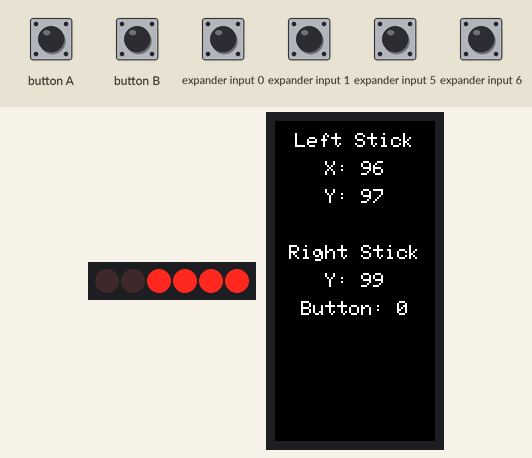
Recording of a program running on a simulated ESP32. On the bench: 6 port-expander outputs drawn as a row of LEDs (first output left, lit = HIGH), 80×160 colour display. Wiring (inferred from the names in the program): PCF8574 port expander at I2C address 0x38. Wiring (inferred from the signals the program sends): row of LEDs: on Q0, Q1, Q2, Q3, Q4, Q7. Inputs (shaded band) come from the test bench; at power-on: expander input 0, expander input 1, expander input 5, expander input 6 HIGH. WiFi joins after 1.5 s; servers stay silent unless stated; what the program prints to the serial monitor is not drawn.

Above: at 3.3 s.
3.4 s: button A pressed for 0.15 s
At 4.7 s:
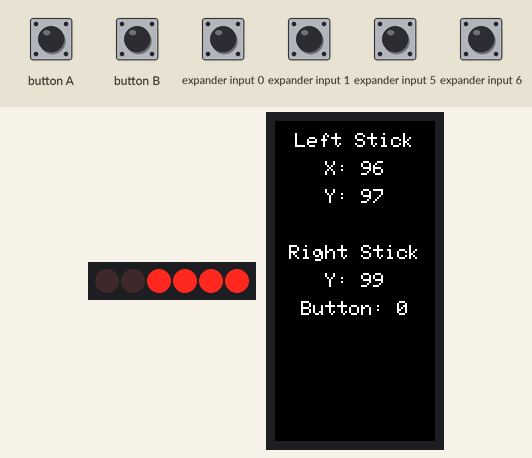
5.0 s: expander input 0 pulled LOW for 0.15 s
At 5.11 s:
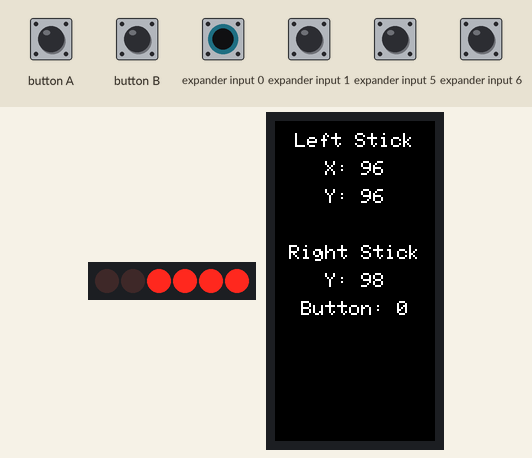
6.6 s: expander input 1 pulled LOW for 0.15 s
At 6.71 s:
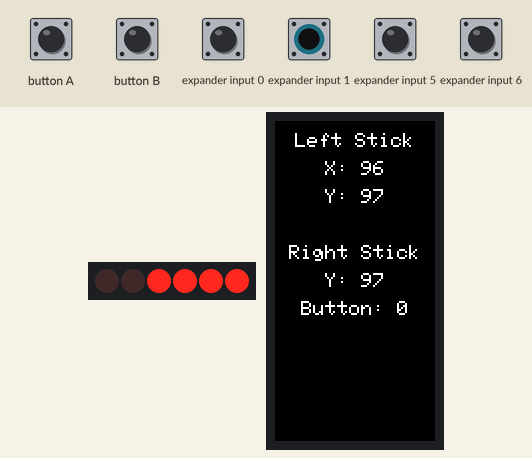
8.2 s: expander input 5 pulled LOW for 0.15 s
At 8.3 s:
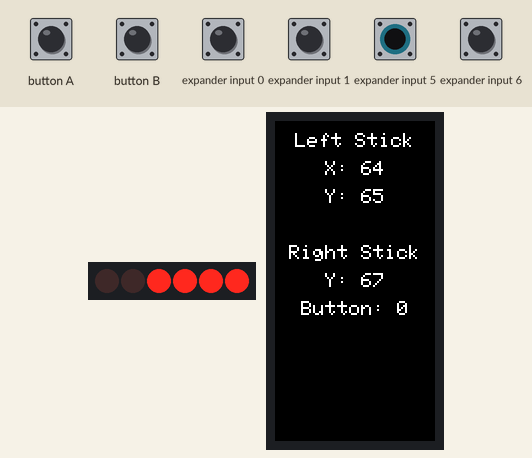
9.8 s: expander input 6 pulled LOW for 0.15 s
At 9.9 s:
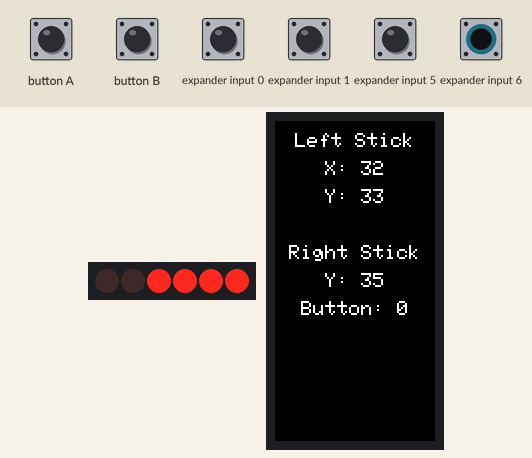
11.4 s: expander input 6 pulled LOW for 1 s
Timing chart, 0 to 14.4 s (numbered marks = the images above; inputs shaded):
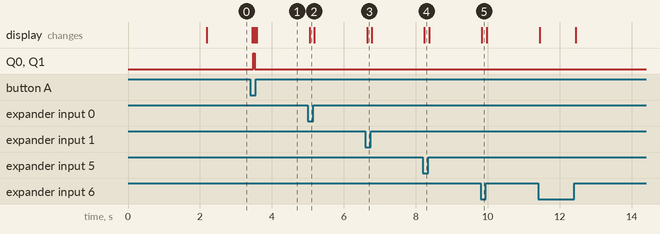

Measured:
- after the input at 3.4 s, Q0, Q1: LOW → HIGH after 0.08 s, → LOW 0.04 s later; the display: first changes after 0.05 s (image 1 shows a later state)
- after the input at 5.0 s, the display: changes after 0.05 s (image 2)
- after the input at 6.6 s, the display: changes at once (image 3)
- after the input at 8.2 s, the display: changes at once (image 4)
- after the input at 9.8 s, the display: changes at once (image 5)

The program:

main.cpp
```cpp
#include "JoyC.h"
#include "M5StickC.h"
#include <WiFi.h>
#include <WiFiUdp.h>

JoyC joyc;
TFT_eSprite img = TFT_eSprite(&M5.Lcd);

uint8_t show_flag = 0;
String joystickValues; // Global variable to store joystick values
String lastInput = "";

WiFiUDP udp;

const char *ssid = "poco_wifi";
const char *password = "1122qqww";
const char *host = "192.168.60.141";
const int port = 12345;  // Replace with your server port


void setup() {
    M5.begin();
    Wire.begin(0, 26, 400000UL);
    img.createSprite(80, 160);


    Serial.begin(115200);

    // Connect to WiFi
    WiFi.begin(ssid, password);
    while (WiFi.status() != WL_CONNECTED) {
        delay(1000);
        Serial.println("Connecting to WiFi...");
    }

    Serial.println("Connected to WiFi");

    // Begin UDP communication
    udp.begin(WiFi.localIP(), port);

}

int lastLeftStickX = 0;
int lastLeftStickY = 0;
int lastrightStickY = 0;
int lastM5ButtonClick = 0;

void loop() {
    char text_buff[100];

    M5.update();
    img.fillSprite(TFT_BLACK);

    int leftStickX = joyc.GetX(0);
    int leftStickY = joyc.GetY(0);
    int rightStickY = joyc.GetY(1);
    int m5ButtonClick = 0;
    if (M5.BtnA.isPressed()) {
        m5ButtonClick = 1;
    }

     if (leftStickX != lastLeftStickX ||
        leftStickY != lastLeftStickY ||
        rightStickY != lastrightStickY ||
        lastM5ButtonClick != m5ButtonClick) {

        // Update the global variable with joystick values
        joystickValues = "P1 " + String(leftStickX) + " " + String(leftStickY) + " " + String(rightStickY) + " " + String(m5ButtonClick) + ";";

        // Display left stick values
        img.drawCentreString("Left Stick", 40, 6, 1);
        sprintf(text_buff, "X: %d", leftStickX);
        img.drawCentreString(text_buff, 40, 20, 1);
        sprintf(text_buff, "Y: %d", leftStickY);
        img.drawCentreString(text_buff, 40, 34, 1);

        // Display right stick values
        img.drawCentreString("Right Stick", 40, 62, 1);
        sprintf(text_buff, "Y: %d", rightStickY);
        img.drawCentreString(text_buff, 40, 76, 1);
        sprintf(text_buff, "Button: %d", m5ButtonClick);
        img.drawCentreString(text_buff, 40, 90, 1);


        img.pushSprite(0, 0);

        if (M5.BtnA.wasPressed()) {
            joyc.SetLedColor(0x100010);
            show_flag = 1 - show_flag;
        }

        udp.beginPacket(host, port);
        Serial.println(joystickValues);
        udp.print(joystickValues);
        udp.endPacket();

        // Update the last joystick values
        lastLeftStickX = leftStickX;
        lastLeftStickY = leftStickY;
        lastrightStickY = rightStickY;
        lastM5ButtonClick = m5ButtonClick;
    }


    delay(10); // Send data every 1 second
}
```

JoyC.cpp
```cpp
/*
 * @Author: Sorzn
 * @Date: 2019-11-22 14:48:24
 * @LastEditTime: 2019-11-22 15:44:44
 * @Description: M5Stack project
 * @FilePath: /M5StickC/examples/Hat/JoyC/JoyC.cpp
 */

#include "JoyC.h"

#include "M5StickC.h"

#define JOYC_ADDR 0x38

#define JOYC_COLOR_REG          0x20
#define JOYC_LEFT_X_REG         0x60
#define JOYC_LEFT_Y_REG         0x61
#define JOYC_RIGHT_X_REG        0x62
#define JOYC_RIGHT_Y_REG        0x63
#define JOYC_PRESS_REG          0x64
#define JOYC_LEFT_ANGLE_REG     0x70
#define JOYC_LEFT_DISTANCE_REG  0x74
#define JOYC_RIGHT_ANGLE_REG    0x72
#define JOYC_RIGHT_DISTANCE_REG 0x76

void JoyC::Init() { Wire.begin(0, 26); }

void JoyC::Write1Byte(uint8_t address, uint8_t Register_address, uint8_t data) {
    Wire.beginTransmission(address);
    Wire.write(Register_address);
    Wire.write(data);
    Wire.endTransmission();
}

void JoyC::Write2Byte(uint8_t address, uint8_t Register_address,
                      uint16_t data) {
    Wire.beginTransmission(address);
    Wire.write(Register_address);
    Wire.write(data >> 8);    // MSB
    Wire.write(data & 0xFF);  // LSB

    Wire.endTransmission();
}

void JoyC::WriteBytes(uint8_t address, uint8_t Register_address, uint8_t* data,
                      size_t size) {
    Wire.beginTransmission(address);
    Wire.write(Register_address);
    for (int i = 0; i < size; i++) {
        Wire.write(*(data + i));
    }
    Wire.endTransmission();
}

uint8_t JoyC::ReadBytes(uint8_t address, uint8_t subAddress, uint8_t count,
                        uint8_t* dest) {
    Wire.beginTransmission(address);  // Initialize the Tx buffer
    Wire.write(subAddress);           // Put slave register address in Tx buffer
    uint8_t i = 0;
    if (Wire.endTransmission(false) == 0 &&
        Wire.requestFrom(address, (uint8_t)count)) {
        while (Wire.available()) {
            dest[i++] = Wire.read();
        }
        return true;
    }
    return false;
}

//*******************************************************//

void JoyC::SetLedColor(uint32_t color) {
    uint8_t color_buff[3];
    color_buff[0] = (color & 0xff0000) >> 16;
    color_buff[1] = (color & 0xff00) >> 8;
    color_buff[2] = color & 0xff;
    WriteBytes(JOYC_ADDR, JOYC_COLOR_REG, color_buff, 3);
}

uint8_t JoyC::GetX(uint8_t pos) {
    uint8_t value;
    uint8_t read_reg;
    read_reg = (pos == 0) ? JOYC_LEFT_X_REG : JOYC_RIGHT_X_REG;
    ReadBytes(JOYC_ADDR, read_reg, 1, &value);
    // M5.I2C.readByte(JOYC_ADDR, read_reg, &value);
    return value;
}

uint8_t JoyC::GetY(uint8_t pos) {
    uint8_t value;
    uint8_t read_reg;
    read_reg = (pos == 0) ? JOYC_LEFT_Y_REG : JOYC_RIGHT_Y_REG;
    ReadBytes(JOYC_ADDR, read_reg, 1, &value);
    // M5.I2C.readByte(JOYC_ADDR, read_reg, &value);
    return value;
}

uint16_t JoyC::GetAngle(uint8_t pos) {
    uint8_t i2c_read_buff[2];
    uint8_t read_reg;
    read_reg = (pos == 0) ? JOYC_LEFT_ANGLE_REG : JOYC_RIGHT_ANGLE_REG;
    ReadBytes(JOYC_ADDR, read_reg, 2, i2c_read_buff);
    // M5.I2C.readBytes(JOYC_ADDR, read_reg, 2, i2c_read_buff);
    return (i2c_read_buff[0] << 8) | i2c_read_buff[1];
}

uint16_t JoyC::GetDistance(uint8_t pos) {
    uint8_t i2c_read_buff[2];
    uint8_t read_reg;
    read_reg = (pos == 0) ? JOYC_LEFT_DISTANCE_REG : JOYC_RIGHT_DISTANCE_REG;
    ReadBytes(JOYC_ADDR, read_reg, 2, i2c_read_buff);
    // M5.I2C.readBytes(JOYC_ADDR, read_reg, 2, i2c_read_buff);
    return (i2c_read_buff[0] << 8) | i2c_read_buff[1];
}

uint8_t JoyC::GetPress(uint8_t pos) {
    uint8_t press_value = 0;
    ReadBytes(JOYC_ADDR, JOYC_PRESS_REG, 1, &press_value);
    // M5.I2C.readByte(JOYC_ADDR, JOYC_PRESS_REG, &press_value);
    return (press_value & ((pos == 0) ? 0x10 : 0x01)) != 0;
}
```

JoyC.h
```cpp
/*
 * @Author: Sorzn
 * @Date: 2019-11-22 14:48:31
 * @LastEditTime: 2019-11-22 15:22:45
 * @Description: M5Stack HAT JOYC project
 * @FilePath: /M5StickC/examples/Hat/JoyC/JoyC.h
 */

#ifndef _HAT_JOYC_H_
#define _HAT_JOYC_H_

#include "Arduino.h"

class JoyC {
   public:
    void Init();  // sda  25     scl  21

    /**
     * @description:
     * @param color: (r << 16) | (g << 8) | b
     * @return:
     */
    void SetLedColor(uint32_t color);

    /**
     * @description:
     * @param pos: 0: left, 1: right
     * @return: x value: 0 ~ 200
     */
    uint8_t GetX(uint8_t pos);

    /**
     * @description:
     * @param pos: 0: left, 1: right
     * @return: y value: 0 ~ 200
     */
    uint8_t GetY(uint8_t pos);

    /**
     * @description:
     * @param pos: 0: left, 1: right
     * @return: angle value: 0 ~ 360
     */
    uint16_t GetAngle(uint8_t pos);

    /**
     * @description:
     * @param pos: 0: left, 1: right
     * @return:
     */
    uint16_t GetDistance(uint8_t pos);

    /**
     * @description:
     * @param pos: 0: left, 1: right
     * @return: 0 or 1
     */
    uint8_t GetPress(uint8_t pos);

   private:
    void Write1Byte(uint8_t address, uint8_t Register_address, uint8_t data);
    void Write2Byte(uint8_t address, uint8_t Register_address, uint16_t data);
    void WriteBytes(uint8_t address, uint8_t Register_address, uint8_t* data,
                    size_t size);
    uint8_t ReadBytes(uint8_t address, uint8_t subAddress, uint8_t count,
                      uint8_t* dest);
};

#endif
```
